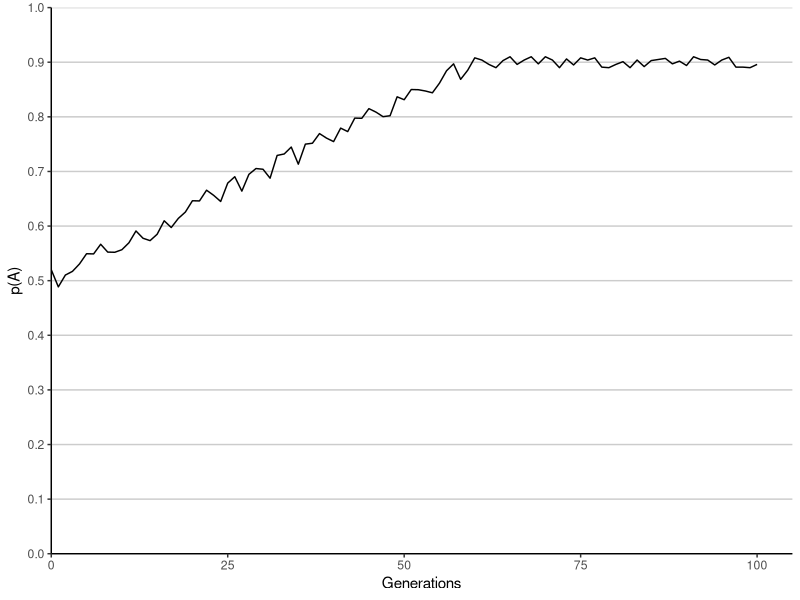
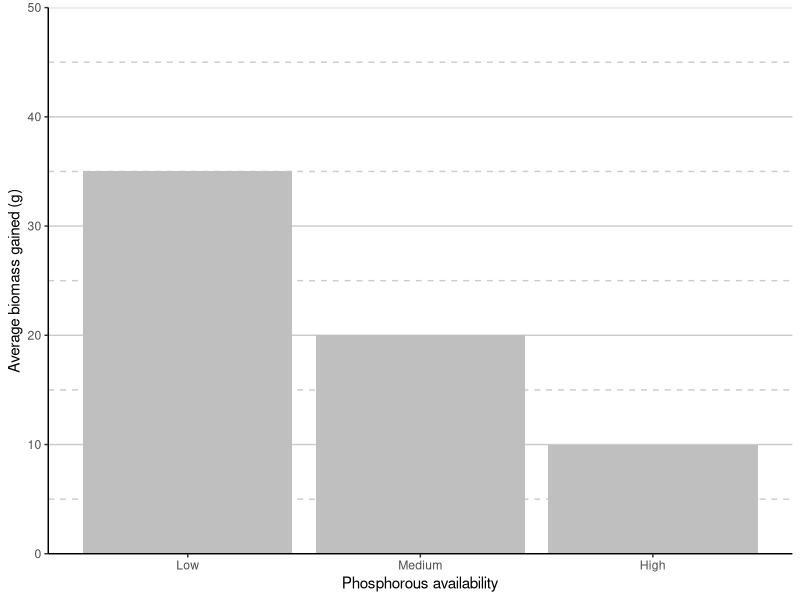
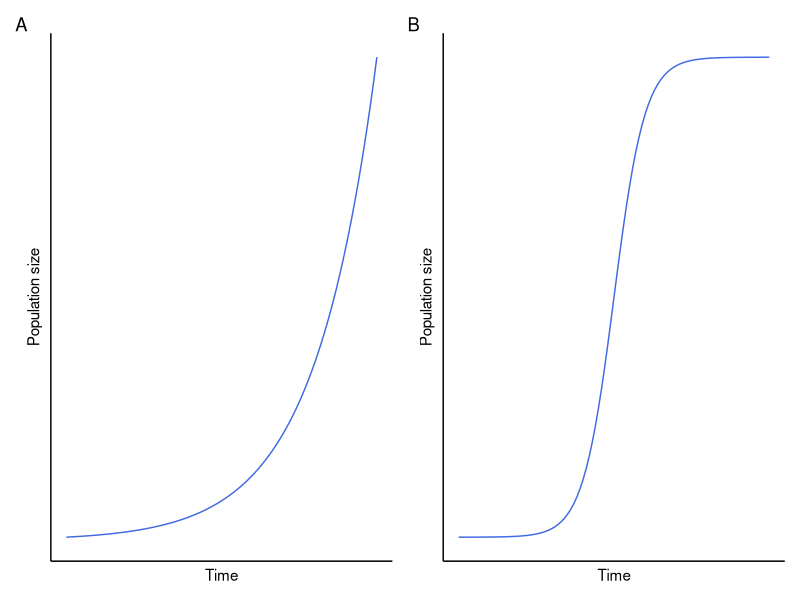
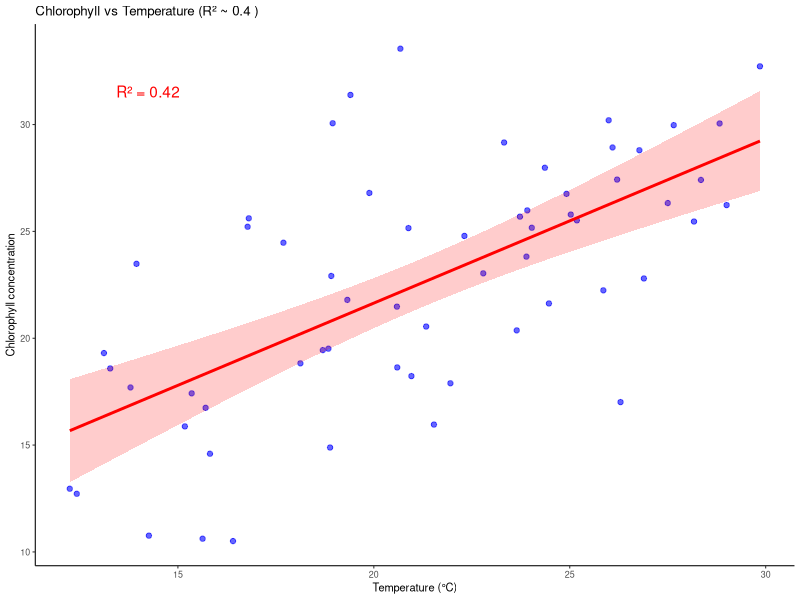

Write the R code that produced these figures, in order.
## ---- chunk 1
library(tibble)
library(kableExtra)
library(tidyverse)
library(patchwork)

options(knitr.kable.NA = "")
## ---- chunk 2
#| label: fig-amp
#| fig-cap: "**Large beak allele frequency in Darwin's finch, over 100 generations.** Modelling of two alleles, large beaks (A) and small beaks (a) in a population of *Geospiza magnirostris*."
#| fig-align: center
#| fig-width: 4
#| fig-height: 2.5

growth <- seq(0.5, 0.9, length.out = 61)

p1 <- seq(0.5, 0.9, length.out = 61)
p1_new <- purrr::map_dbl(p1, ~ {
  .x + sample(seq(0.001, 0.02, by = 0.001), 1)*sample(c(1, -1), 1)
})
p2 <- rep(0.9, 40)
p2_new <- purrr::map_dbl(p2, ~ {
  .x + sample(seq(0.001, 0.01, by = 0.001), 1)*sample(c(1, -1), 1)
})

tibble(Generations = 0:100,
       p = c(p1_new, p2_new)) %>% 
  magrittr::set_colnames(c("Generations", "p(A)")) %>% 
  ggplot(aes(x = Generations, y = `p(A)`)) +
  geom_line() +
  scale_y_continuous(limits = c(0, 1),
                     breaks = seq(0, 1, by = 0.1)) +
  coord_cartesian(xlim = c(0, 105), expand = FALSE) +
  theme_classic() +
  theme(panel.grid.major.y = element_line(colour = "grey80"))
## ---- chunk 3
#| label: tbl-seedlings
#| tbl-cap: "Data from southern live oak seedling growth experiment under three different phosphorous availability treatments (Low, Medium, and High)."

data_seedlings <- tibble(
  p = c("Low", "Medium", "High"),
  n = 10,
  b_mean = c(35, 20, 10),
  b_sd = c(10, 1, 5)
) %>% 
  mutate(p = factor(p, levels = c("Low", "Medium", "High"))) 

data_seedlings |>
  magrittr::set_colnames(c("Phosphorous availability", 
                           "No. of replicates",
                           "Average biomass gained (g)",
                           "Standard deviation")) %>% 
  knitr::kable(align = "c", 
               format.args = list(scientific = FALSE)) %>% 
  kable_styling(latex_options = "striped")

## ---- chunk 4
#| label: fig-seedlings
#| fig-cap: "Growth of *Quercus virginiana* seedlings under three different phosphorous availability treatments (Low, Medium, and High). Growth was measured as average biomass gained (g) over four weeks. Bars represent means of ten replicate seedlings per treatment. Error bars indicate standard deviation."
#| fig-align: center
#| fig-width: 3
#| fig-height: 3

data_seedlings %>% 
  ggplot(aes(x = p, y = b_mean)) +
  geom_col(fill = "grey75") +
  scale_y_continuous(breaks = seq(0, 50, by = 10), 
                     limits = c(0, 50), 
                     expand = c(0, 0)) +
  labs(x = "Phosphorous availability", y = "Average biomass gained (g)") +
  theme_classic() +
  theme(panel.grid.major.y = element_line(colour = "grey80"),
        panel.grid.minor.y = element_line(colour = "grey80", linetype = "dashed"))
## ---- chunk 5
#| fig-align: center
#| fig-width: 4
#| fig-height: 2

((ggplot(data.frame(x = 0), aes(x)) +
   stat_function(fun = exp,
                 col = "royalblue") +
   xlim(0, 5) +
   labs(x = "Time", y = "Population size")) |
  (ggplot(data.frame(x = 0), aes(x)) +
     stat_function(fun = function(x) 1 / (1 + exp(-x)),
                   col = "royalblue") +
     xlim(-10, 10) +
     labs(x = "Time", y = "Population size"))) &
  theme_classic() +
  theme(axis.ticks = element_blank(),
        axis.text = element_blank()) &
  plot_annotation(tag_levels = "A")
## ---- chunk 6
#| label: fig-lake
#| fig-cap: "**Change in chlorophyll concentration with different temperatures.** Results of lake field study testing chlorophyll concentration versus temperature. Points represent raw data, and the line and shaded region represent linear trend."
#| fig-align: center
#| fig-width: 3
#| fig-height: 2

set.seed(1)
df <- data.frame(temp = runif(60, 12, 30)) %>% 
  mutate(chl = 5 + 0.8 * temp + rnorm(60, sd = 5))
m <- lm(chl ~ temp, df)
r2 <- summary(m)$r.squared

df %>% 
  ggplot(aes(x = temp, y = chl)) +
  geom_point(color = "blue", alpha = 0.6) +
  # regression line with CI
  geom_smooth(method = "lm", se = TRUE, color = "red", fill = "red", alpha = 0.2) +
  # R² annotation
  annotate("text",
           x = min(df$temp) + 2,
           y = max(df$chl) - 2,
           label = paste0("R² = ", round(r2, 2)),
           color = "red") +
  labs(title = paste("Chlorophyll vs Temperature (R² ~", round(r2, 1), ")"),
       x = "Temperature (°C)",
       y = "Chlorophyll concentration") +
  theme_classic(base_size = 8)
